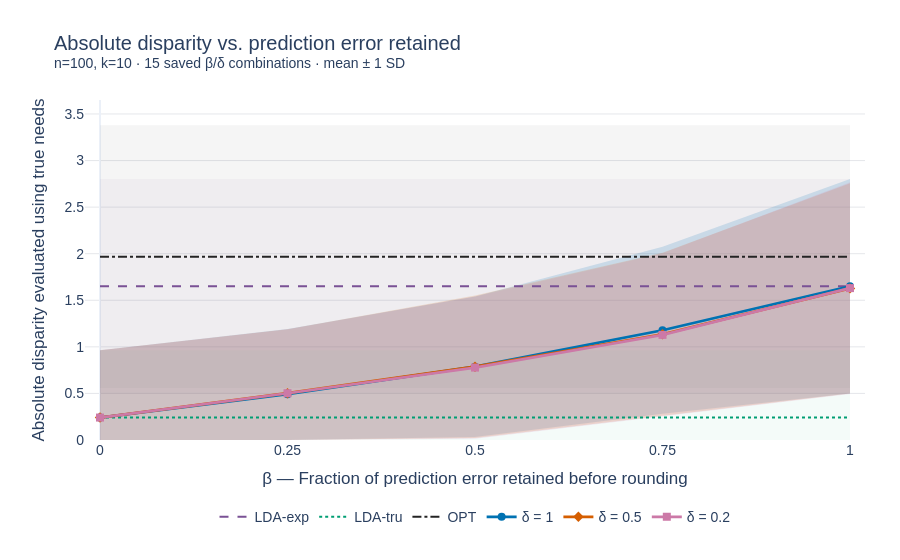

The notebook cell this image was saved under:
### Code cell
def rgba(color, opacity):
    r, g, b = (int(color[i:i + 2], 16) for i in (1, 3, 5))
    return f"rgba({r},{g},{b},{opacity})"

fig = go.Figure()
series = []
reference_styles = {
    "LDA-exp": ("#7A5195", "dash"),
    "LDA-tru": ("#009E73", "dot"),
    "OPT": ("#242424", "dashdot"),
}
for algorithm, (color, dash) in reference_styles.items():
    row = reference_stats.set_index("algorithm").loc[algorithm]
    series.append({"name": algorithm, "x": [0, 1], "mean": [row["mean"]] * 2,
                   "std": [row["std"]] * 2, "lower": [row["lower"]] * 2, "upper": [row["upper"]] * 2,
                   "valid": [row["n_valid"]] * 2, "total": [row["n_total"]] * 2,
                   "color": color, "dash": dash, "marker": None,
                   "band_opacity": 0.045 if SHOW_REFERENCE_BANDS else 0})
palette = ["#0072B2", "#D55E00", "#CC79A7", "#56B4E9", "#E69F00", "#009E73"]
markers = ["circle", "diamond", "square", "triangle-up", "cross", "triangle-down"]
for i, delta in enumerate(sorted(experiment_stats.delta.unique(), reverse=True)):
    curve = experiment_stats.loc[experiment_stats.delta.eq(delta)].sort_values("beta")
    series.append({"name": f"δ = {delta:g}", "x": curve.beta.tolist(), "mean": curve["mean"].tolist(),
                   "std": curve["std"].tolist(), "lower": curve.lower.tolist(), "upper": curve.upper.tolist(),
                   "valid": curve.n_valid.tolist(), "total": curve.n_total.tolist(),
                   "color": palette[i % len(palette)], "dash": "solid", "marker": markers[i % len(markers)],
                   "band_opacity": 0.16})

# Draw bands first so every mean line remains visible above the shading.
for s in series:
    if not s["band_opacity"]:
        continue
    for bound, fill in (("lower", None), ("upper", "tonexty")):
        fig.add_trace(go.Scatter(
            x=s["x"], y=s[bound], mode="lines", line=dict(width=0),
            fill=fill, fillcolor=rgba(s["color"], s["band_opacity"]),
            name=s["name"], legendgroup=s["name"], showlegend=False, hoverinfo="skip", connectgaps=False,
        ))
for s in series:
    fig.add_trace(go.Scatter(
        x=s["x"], y=s["mean"], name=s["name"], legendgroup=s["name"],
        mode="lines+markers" if s["marker"] else "lines", connectgaps=False,
        line=dict(color=s["color"], width=2.7 if s["marker"] else 2, dash=s["dash"]),
        marker=dict(symbol=s["marker"] or "circle", size=8),
        customdata=np.column_stack([s["std"], s["valid"], s["total"]]),
        hovertemplate=("β: %{x:g}<br>" if s["marker"] else "")
            + "Mean disparity: %{y:.3f}<br>SD: %{customdata[0]:.3f}"
              "<br>Defined allocations: %{customdata[1]:.0f} / %{customdata[2]:.0f}<extra>%{fullData.name}</extra>",
    ))
upper_values = pd.concat([experiment_stats.upper, reference_stats.upper, experiment_stats["mean"], reference_stats["mean"]])
y_max = max(float(upper_values.max()), 0.1) * 1.08
fig.update_layout(
    template="plotly_white", 
    title=dict(text=("Absolute disparity vs. prediction error retained"
                     f"<br><sup>n={config['sample_size']}, k={config['k']} · "
                     f"{len(loaded_runs)} saved β/δ combinations · mean ± 1 SD</sup>"), x=0.06),
    font=dict(family="Arial, sans-serif", size=14),
    margin=dict(l=85, r=35, t=100, b=120),
    xaxis=dict(title="β — Fraction of prediction error retained before rounding", range=[-0.02, 1.02],
               tickvals=[0, 0.25, 0.5, 0.75, 1], showgrid=False),
    yaxis=dict(title="Absolute disparity evaluated using true needs", range=[0, y_max],
               gridcolor="#E5E7EB", zeroline=False),
    legend=dict(orientation="h", x=0.5, xanchor="center", y=-0.18, yanchor="top", groupclick="togglegroup"),
    hovermode="closest",
)
fig.show()

### Figure 1 — Plotly figure (JSON) as saved in the notebook; plotly's stock layout.template omitted (floating-point values rounded to 4 significant figures)
{"data": [{"connectgaps": false, "fillcolor": "rgba(122,81,149,0.045)", "hoverinfo": "skip", "legendgroup": "LDA-exp", "line": {"width": 0}, "mode": "lines", "name": "LDA-exp", "showlegend": false, "type": "scatter", "x": [0, 1], "y": [0.4985, 0.4985]}, {"connectgaps": false, "fill": "tonexty", "fillcolor": "rgba(122,81,149,0.045)", "hoverinfo": "skip", "legendgroup": "LDA-exp", "line": {"width": 0}, "mode": "lines", "name": "LDA-exp", "showlegend": false, "type": "scatter", "x": [0, 1], "y": [2.802, 2.802]}, {"connectgaps": false, "fillcolor": "rgba(0,158,115,0.045)", "hoverinfo": "skip", "legendgroup": "LDA-tru", "line": {"width": 0}, "mode": "lines", "name": "LDA-tru", "showlegend": false, "type": "scatter", "x": [0, 1], "y": [0, 0]}, {"connectgaps": false, "fill": "tonexty", "fillcolor": "rgba(0,158,115,0.045)", "hoverinfo": "skip", "legendgroup": "LDA-tru", "line": {"width": 0}, "mode": "lines", "name": "LDA-tru", "showlegend": false, "type": "scatter", "x": [0, 1], "y": [0.9648, 0.9648]}, {"connectgaps": false, "fillcolor": "rgba(36,36,36,0.045)", "hoverinfo": "skip", "legendgroup": "OPT", "line": {"width": 0}, "mode": "lines", "name": "OPT", "showlegend": false, "type": "scatter", "x": [0, 1], "y": [0.5575, 0.5575]}, {"connectgaps": false, "fill": "tonexty", "fillcolor": "rgba(36,36,36,0.045)", "hoverinfo": "skip", "legendgroup": "OPT", "line": {"width": 0}, "mode": "lines", "name": "OPT", "showlegend": false, "type": "scatter", "x": [0, 1], "y": [3.38, 3.38]}, {"connectgaps": false, "fillcolor": "rgba(0,114,178,0.16)", "hoverinfo": "skip", "legendgroup": "δ = 1", "line": {"width": 0}, "mode": "lines", "name": "δ = 1", "showlegend": false, "type": "scatter", "x": [0, 0.25, 0.5, 0.75, 1], "y": [0, 0, 0.03347, 0.2809, 0.4985]}, {"connectgaps": false, "fill": "tonexty", "fillcolor": "rgba(0,114,178,0.16)", "hoverinfo": "skip", "legendgroup": "δ = 1", "line": {"width": 0}, "mode": "lines", "name": "δ = 1", "showlegend": false, "type": "scatter", "x": [0, 0.25, 0.5, 0.75, 1], "y": [0.9648, 1.19, 1.542, 2.074, 2.802]}, {"connectgaps": false, "fillcolor": "rgba(213,94,0,0.16)", "hoverinfo": "skip", "legendgroup": "δ = 0.5", "line": {"width": 0}, "mode": "lines", "name": "δ = 0.5", "showlegend": false, "type": "scatter", "x": [0, 0.25, 0.5, 0.75, 1], "y": [0, 0, 0.02184, 0.2605, 0.4981]}, {"connectgaps": false, "fill": "tonexty", "fillcolor": "rgba(213,94,0,0.16)", "hoverinfo": "skip", "legendgroup": "δ = 0.5", "line": {"width": 0}, "mode": "lines", "name": "δ = 0.5", "showlegend": false, "type": "scatter", "x": [0, 0.25, 0.5, 0.75, 1], "y": [0.9648, 1.188, 1.552, 2.009, 2.757]}, {"connectgaps": false, "fillcolor": "rgba(204,121,167,0.16)", "hoverinfo": "skip", "legendgroup": "δ = 0.2", "line": {"width": 0}, "mode": "lines", "name": "δ = 0.2", "showlegend": false, "type": "scatter", "x": [0, 0.25, 0.5, 0.75, 1], "y": [0, 0, 0.01356, 0.2523, 0.4929]}, {"connectgaps": false, "fill": "tonexty", "fillcolor": "rgba(204,121,167,0.16)", "hoverinfo": "skip", "legendgroup": "δ = 0.2", "line": {"width": 0}, "mode": "lines", "name": "δ = 0.2", "showlegend": false, "type": "scatter", "x": [0, 0.25, 0.5, 0.75, 1], "y": [0.9648, 1.19, 1.541, 2.005, 2.768]}, {"connectgaps": false, "customdata": [[1.152, 2490.0, 2490.0], [1.152, 2490.0, 2490.0]], "hovertemplate": "Mean disparity: %{y:.3f}<br>SD: %{customdata[0]:.3f}<br>Defined allocations: %{customdata[1]:.0f} / %{customdata[2]:.0f}<extra>%{fullData.name}</extra>", "legendgroup": "LDA-exp", "line": {"color": "#7A5195", "dash": "dash", "width": 2}, "marker": {"size": 8, "symbol": "circle"}, "mode": "lines", "name": "LDA-exp", "type": "scatter", "x": [0, 1], "y": [1.65, 1.65]}, {"connectgaps": false, "customdata": [[0.7237, 2490.0, 2490.0], [0.7237, 2490.0, 2490.0]], "hovertemplate": "Mean disparity: %{y:.3f}<br>SD: %{customdata[0]:.3f}<br>Defined allocations: %{customdata[1]:.0f} / %{customdata[2]:.0f}<extra>%{fullData.name}</extra>", "legendgroup": "LDA-tru", "line": {"color": "#009E73", "dash": "dot", "width": 2}, "marker": {"size": 8, "symbol": "circle"}, "mode": "lines", "name": "LDA-tru", "type": "scatter", "x": [0, 1], "y": [0.2411, 0.2411]}, {"connectgaps": false, "customdata": [[1.411, 1849.0, 2490.0], [1.411, 1849.0, 2490.0]], "hovertemplate": "Mean disparity: %{y:.3f}<br>SD: %{customdata[0]:.3f}<br>Defined allocations: %{customdata[1]:.0f} / %{customdata[2]:.0f}<extra>%{fullData.name}</extra>", "legendgroup": "OPT", "line": {"color": "#242424", "dash": "dashdot", "width": 2}, "marker": {"size": 8, "symbol": "circle"}, "mode": "lines", "name": "OPT", "type": "scatter", "x": [0, 1], "y": [1.969, 1.969]}, {"connectgaps": false, "customdata": [[0.7237, 2490.0, 2490.0], [0.6993, 2490.0, 2490.0], [0.7542, 2490.0, 2490.0], [0.8968, 2490.0, 2490.0], [1.152, 2490.0, 2490.0]], "hovertemplate": "β: %{x:g}<br>Mean disparity: %{y:.3f}<br>SD: %{customdata[0]:.3f}<br>Defined allocations: %{customdata[1]:.0f} / %{customdata[2]:.0f}<extra>%{fullData.name}</extra>", "legendgroup": "δ = 1", "line": {"color": "#0072B2", "dash": "solid", "width": 2.7}, "marker": {"size": 8, "symbol": "circle"}, "mode": "lines+markers", "name": "δ = 1", "type": "scatter", "x": [0, 0.25, 0.5, 0.75, 1], "y": [0.2411, 0.4911, 0.7877, 1.178, 1.65]}, {"connectgaps": false, "customdata": [[0.7237, 2490.0, 2490.0], [0.6854, 2490.0, 2490.0], [0.765, 2490.0, 2490.0], [0.8745, 2490.0, 2490.0], [1.129, 2490.0, 2490.0]], "hovertemplate": "β: %{x:g}<br>Mean disparity: %{y:.3f}<br>SD: %{customdata[0]:.3f}<br>Defined allocations: %{customdata[1]:.0f} / %{customdata[2]:.0f}<extra>%{fullData.name}</extra>", "legendgroup": "δ = 0.5", "line": {"color": "#D55E00", "dash": "solid", "width": 2.7}, "marker": {"size": 8, "symbol": "diamond"}, "mode": "lines+markers", "name": "δ = 0.5", "type": "scatter", "x": [0, 0.25, 0.5, 0.75, 1], "y": [0.2411, 0.5026, 0.7869, 1.135, 1.628]}, {"connectgaps": false, "customdata": [[0.7237, 2490.0, 2490.0], [0.6878, 2490.0, 2490.0], [0.7639, 2490.0, 2490.0], [0.8761, 2490.0, 2490.0], [1.138, 2490.0, 2490.0]], "hovertemplate": "β: %{x:g}<br>Mean disparity: %{y:.3f}<br>SD: %{customdata[0]:.3f}<br>Defined allocations: %{customdata[1]:.0f} / %{customdata[2]:.0f}<extra>%{fullData.name}</extra>", "legendgroup": "δ = 0.2", "line": {"color": "#CC79A7", "dash": "solid", "width": 2.7}, "marker": {"size": 8, "symbol": "square"}, "mode": "lines+markers", "name": "δ = 0.2", "type": "scatter", "x": [0, 0.25, 0.5, 0.75, 1], "y": [0.2411, 0.5021, 0.7775, 1.128, 1.631]}], "layout": {"font": {"family": "Arial, sans-serif", "size": 14}, "hovermode": "closest", "legend": {"groupclick": "togglegroup", "orientation": "h", "x": 0.5, "xanchor": "center", "y": -0.18, "yanchor": "top"}, "margin": {"b": 120, "l": 85, "r": 35, "t": 100}, "title": {"text": "Absolute disparity vs. prediction error retained<br><sup>n=100, k=10 · 15 saved β/δ combinations · mean ± 1 SD</sup>", "x": 0.06}, "xaxis": {"range": [-0.02, 1.02], "showgrid": false, "tickvals": [0, 0.25, 0.5, 0.75, 1], "title": {"text": "β — Fraction of prediction error retained before rounding"}}, "yaxis": {"gridcolor": "#E5E7EB", "range": [0, 3.65], "title": {"text": "Absolute disparity evaluated using true needs"}, "zeroline": false}}}
